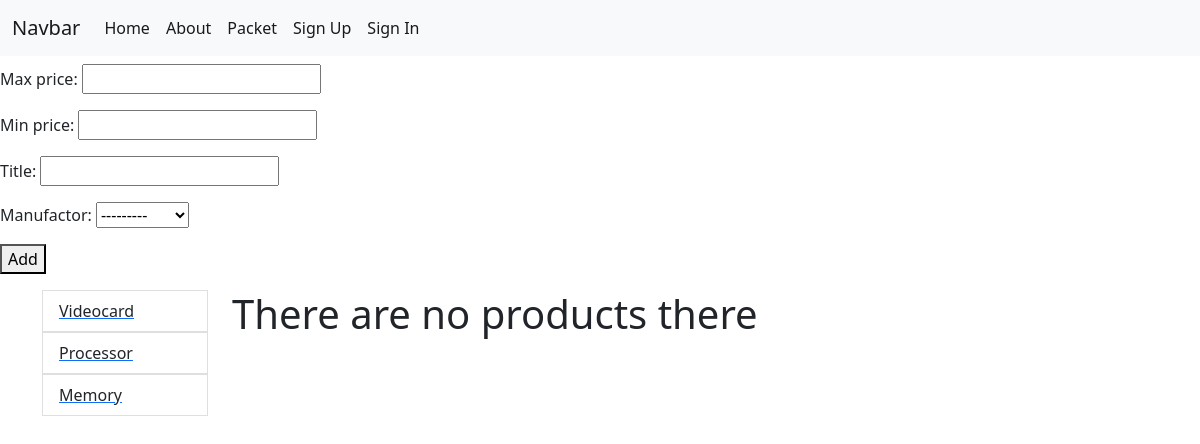
/category/PC, run on an earlier commit of the app's database.
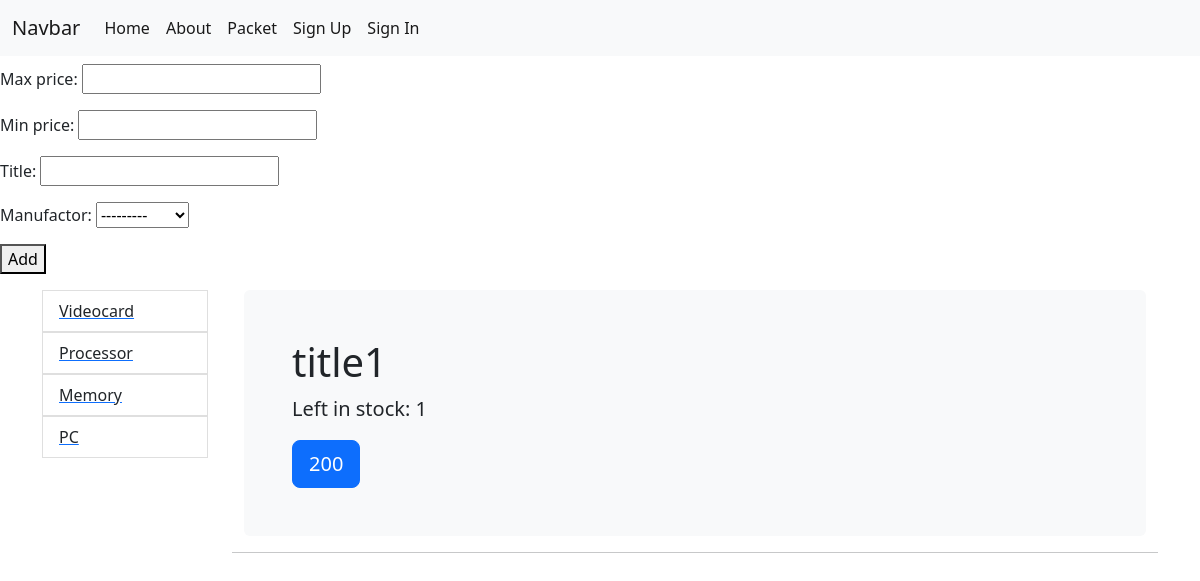
And on a later commit of the database.
### mainroot/models.py (models this page shows, shortened)
class Category(models.Model):
    title = models.CharField(max_length=50)
    def get_absolute_url(self):
        return reverse('category', kwargs={'cat_name': self.title})

class Product(models.Model):
    title = models.CharField(max_length=30, default='Prod')
    category = models.ForeignKey(Category, on_delete=models.CASCADE, null=True, blank=True)
    price = models.CharField(max_length=50)
    remain_in_stock = models.IntegerField()
    amount_ordered = models.IntegerField()
    ordered_by = models.ManyToManyField(User, blank=True)
    def get_absolute_url(self):
        return reverse('product', kwargs={"product_id": self.pk})

### mainroot/views.py (the view, shortened to what this page needs)
# urls.py: path('category/<str:cat_name>', Products_by_cat.as_view(), name='category'),
class Products_by_cat(View):
    def get(self, request, cat_name):
        cats = Category.objects.annotate(num_of_prod=Count('product'))
        cats_for_template = []
        for item in cats:
            if item.num_of_prod:
                cats_for_template.append(item)
        self.cats = cats_for_template
        list_of_products = Product.objects.filter(category__title=cat_name)
        form = FilterForm()
        context = {
            'title': Category.objects.get(title=cat_name).title,
            'products': list_of_products,
            'form': form,
            'categories': cats_for_template,
        }
        return render(request, 'mainroot/products_by_cat.html', context)

### mainroot/forms.py
class FilterForm(forms.Form):
    max_price = forms.IntegerField(required=False)
    min_price = forms.IntegerField(required=False)
    title = forms.CharField(max_length=50, required=False)
    manufactor = forms.ModelChoiceField(queryset=Manufact.objects.all(), required=False)
    title = forms.CharField(max_length=50, required=False)

### mainroot/models.py (called while the page is built)
    def __str__(self):
        return self.title

### mainroot/templates/mainroot/products_by_cat.html (shortened to what this page needs)
{% extends 'base.html' %}
{% block content %}
<form method="post">
  {{ form.as_p }}
  <button type="submit">Add</button>
</form>
<div class="container mt-3">
  <div class="row">
    <div class="col-md-2">
      <ul class="list-group list-group-flush">
        {% for item in categories%}
        <a href="{{ item.get_absolute_url }}"><li class="list-group-item">{{ item.title }}</li></a>
        {% empty %}
      <li class="list-group-item">Ops its clear</li>
        {% endfor %}
    </ul>
</div>
  <div class="col-md-10">
    {% for item in products %}
    <main class="container">
      <div class="bg-light p-5 rounded">
        <h1>{{ item.title }}</h1>
        <p class="lead">Left in stock: {{ item.remain_in_stock }}</p>
        <a class="btn btn-lg btn-primary" href="{{ item.get_absolute_url }}" role="button">{{ item.price }}</a>
      </div>
    </main>
    <hr>
    {% empty %}
    <h1>There are no products there</h1>
    {% endfor %}
    </div>
  </div>
</div>
{% endblock %}

What changed in the data, as far as the page shows it:
now on this page (row unchanged): Category: title "PC"
added Product: title "title1", remain_in_stock "1", price "200"
Also different on the page:
text no longer shown: "There are no products there"
